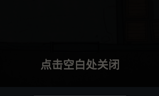
#> input picture skills/auto-play/games/tower/images/dismiss-reward--tune-01-20260523T183340-0700-tower.png, 159 x 96 px
$ python audit_templates.py   (older library calls are emulated)
#> lines starting #> are read from the running program, lines starting #| are printed output that depends on the picture; after the words box and inside, x2 and y2 are one past the last pixel; in counts of white or black regions, pixels touching at a corner belong together
#!/usr/bin/env python3
from __future__ import annotations

import argparse
import math
import re
from dataclasses import dataclass
from pathlib import Path
from typing import Any

import cv2
import numpy as np
import yaml
from PIL import Image


@dataclass(frozen=True)
class TemplateInfo:
    path: Path
    label: str
    width: int
    height: int
    quality: float
    hash_bits: np.ndarray
    active_bbox: tuple[int, int, int, int]
    suspicious_reasons: tuple[str, ...]


@dataclass(frozen=True)
class DuplicateDecision:
    keep: TemplateInfo
    remove: TemplateInfo
    similarity: float
    reason: str


def skill_root() -> Path:
    return Path(__file__).resolve().parents[1]


def games_root() -> Path:
    return skill_root() / 'games'


def slugify(value: str) -> str:
    slug = re.sub(r'[^a-z0-9]+', '-', value.strip().lower()).strip('-')
    return slug or 'default-game'


def images_dir_for(game: str) -> Path:
    return games_root() / slugify(game) / 'images'


def template_label(path: Path) -> str:
    return path.stem.split('--', 1)[0]


def active_pixels(image: Image.Image) -> np.ndarray:
    pixels = np.asarray(image.convert('RGB'), dtype=np.float32)
    red = pixels[..., 0]
    green = pixels[..., 1]
    blue = pixels[..., 2]
    gray = 0.299 * red + 0.587 * green + 0.114 * blue
    chroma = np.maximum(np.maximum(red, green), blue) - np.minimum(
        np.minimum(red, green),
        blue,
    )
    return (gray >= 42.0) | (chroma >= 24.0)


def active_bbox(mask: np.ndarray) -> tuple[int, int, int, int]:
    ys, xs = np.where(mask)
    if len(xs) == 0 or len(ys) == 0:
        height, width = mask.shape
        return 0, 0, width, height
    return int(xs.min()), int(ys.min()), int(xs.max() + 1), int(ys.max() + 1)


def content_image(image: Image.Image) -> Image.Image:
    mask = active_pixels(image)
    left, top, right, bottom = active_bbox(mask)
    if right - left < 4 or bottom - top < 4:
        return image.convert('RGB')
    return image.crop((left, top, right, bottom)).convert('RGB')


def square_thumbnail(image: Image.Image, size: int = 96) -> np.ndarray:
    content = content_image(image)
    content.thumbnail((size, size), Image.Resampling.LANCZOS)
    canvas = Image.new('L', (size, size), color=0)
    left = (size - content.width) // 2
    top = (size - content.height) // 2
    canvas.paste(content.convert('L'), (left, top))
    return np.asarray(canvas, dtype=np.float32)


def average_hash(image: Image.Image, size: int = 16) -> np.ndarray:
    sample = (
        content_image(image).convert('L').resize((size, size), Image.Resampling.LANCZOS)
    )
    pixels = np.asarray(sample, dtype=np.float32)
    return pixels > float(pixels.mean())


def hash_similarity(left: np.ndarray, right: np.ndarray) -> float:
    if left.shape != right.shape:
        return 0.0
    return 1.0 - float(np.mean(left != right))


def pixel_similarity(left: Image.Image, right: Image.Image) -> float:
    left_pixels = square_thumbnail(left)
    right_pixels = square_thumbnail(right)
    delta = float(np.mean(np.abs(left_pixels - right_pixels)) / 255.0)
    return max(0.0, min(1.0, 1.0 - delta))


def template_similarity(left: TemplateInfo, right: TemplateInfo) -> float:
    left_image = Image.open(left.path).convert('RGB')
    right_image = Image.open(right.path).convert('RGB')
    return (0.65 * pixel_similarity(left_image, right_image)) + (
        0.35 * hash_similarity(left.hash_bits, right.hash_bits)
    )


def prominent_row_gaps(mask: np.ndarray) -> int:
    if mask.size == 0:
        return 0
    row_active = mask.mean(axis=1)
    threshold = max(0.04, float(row_active.max()) * 0.12)
    active = row_active >= threshold
    gaps = []
    start = None
    for index, value in enumerate(active):
        if not value and start is None:
            start = index
        elif value and start is not None:
            gaps.append((start, index))
            start = None
    if start is not None:
        gaps.append((start, len(active)))

    count = 0
    for start, end in gaps:
        if end - start < 8:
            continue
        if active[:start].sum() >= 18 and active[end:].sum() >= 18:
            count += 1
    return count


def quality_score(image: Image.Image, mask: np.ndarray) -> float:
    rgb = np.asarray(image.convert('RGB'), dtype=np.float32)
    gray = cv2.cvtColor(rgb.astype(np.uint8), cv2.COLOR_RGB2GRAY)
    contrast = min(1.0, float(gray.std()) / 72.0)
    sharpness = min(1.0, float(cv2.Laplacian(gray, cv2.CV_64F).var()) / 900.0)
    coverage = float(mask.mean())
    left, top, right, bottom = active_bbox(mask)
    active_area = max(1, (right - left) * (bottom - top))
    total_area = max(1, image.width * image.height)
    border_penalty = 1.0 - (active_area / total_area)
    oversize_penalty = max(0.0, (total_area - 18000.0) / 36000.0)
    tall_penalty = max(0.0, (image.height / max(1, image.width) - 1.45) / 1.2)
    gap_penalty = min(1.0, prominent_row_gaps(mask) * 0.25)
    return (
        (0.35 * contrast)
        + (0.35 * sharpness)
        + (0.2 * min(1.0, coverage * 2.0))
        + 0.1
        - (0.25 * border_penalty)
        - (0.2 * oversize_penalty)
        - (0.25 * tall_penalty)
        - (0.35 * gap_penalty)
    )


def suspicious_reasons(image: Image.Image, mask: np.ndarray) -> tuple[str, ...]:
    reasons = []
    aspect = image.height / max(1, image.width)
    gaps = prominent_row_gaps(mask)
    left, top, right, bottom = active_bbox(mask)
    active_area = max(1, (right - left) * (bottom - top))
    total_area = max(1, image.width * image.height)
    active_ratio = active_area / total_area
    if (
        image.height >= 145
        and aspect >= 1.45
        and (aspect >= 1.85 or gaps or active_ratio < 0.62)
    ):
        reasons.append(
            f'tall crop may include stacked UI (size {image.width}x{image.height})'
        )
    if gaps:
        reasons.append(f'{gaps} prominent horizontal inactive gap(s)')
    if total_area >= 4000 and active_ratio < 0.55:
        reasons.append('large inactive border or empty panel area')
    return tuple(reasons)


def inspect_template(path: Path) -> TemplateInfo:
    image = Image.open(path).convert('RGB')
    mask = active_pixels(image)
    return TemplateInfo(
        path=path,
        label=template_label(path),
        width=image.width,
        height=image.height,
        quality=quality_score(image, mask),
        hash_bits=average_hash(image),
        active_bbox=active_bbox(mask),
        suspicious_reasons=suspicious_reasons(image, mask),
    )


def group_by_label(templates: list[TemplateInfo]) -> dict[str, list[TemplateInfo]]:
    grouped: dict[str, list[TemplateInfo]] = {}
    for template in templates:
        grouped.setdefault(template.label, []).append(template)
    return grouped


def duplicate_decisions(
    templates: list[TemplateInfo],
    *,
    same_label_threshold: float,
    cross_label_threshold: float,
    dedupe_cross_label: bool,
) -> tuple[list[DuplicateDecision], list[DuplicateDecision]]:
    applied: list[DuplicateDecision] = []
    review_only: list[DuplicateDecision] = []

    for label, group in group_by_label(templates).items():
        if len(group) < 2:
            continue
        sorted_group = sorted(group, key=lambda item: item.quality, reverse=True)
        keep = sorted_group[0]
        for candidate in sorted_group[1:]:
            similarity = template_similarity(keep, candidate)
            if similarity >= same_label_threshold:
                applied.append(
                    DuplicateDecision(
                        keep=keep,
                        remove=candidate,
                        similarity=similarity,
                        reason=f'same label `{label}`',
                    )
                )

    for index, left in enumerate(templates):
        for right in templates[index + 1 :]:
            if left.label == right.label:
                continue
            similarity = template_similarity(left, right)
            if similarity < cross_label_threshold:
                continue
            keep, remove = sorted(
                (left, right), key=lambda item: item.quality, reverse=True
            )
            decision = DuplicateDecision(
                keep=keep,
                remove=remove,
                similarity=similarity,
                reason='cross-label visual match',
            )
            if dedupe_cross_label:
                applied.append(decision)
            else:
                review_only.append(decision)

    deduped: dict[Path, DuplicateDecision] = {}
    for decision in applied:
        existing = deduped.get(decision.remove.path)
        if existing is None or decision.keep.quality > existing.keep.quality:
            deduped[decision.remove.path] = decision
    return list(deduped.values()), review_only


def resolve_template_path(value: str, images_dir: Path) -> Path:
    path = Path(value)
    if path.is_absolute():
        return path
    if path.parts and path.parts[0] == 'games':
        return skill_root() / path
    return images_dir / path


def normalized_bbox_from_item(
    item: dict[str, Any],
) -> tuple[float, float, float, float]:
    bbox = item.get('template_bbox') or item.get('crop_bbox') or item.get('bbox')
    if not isinstance(bbox, dict):
        raise ValueError('crop item must include bbox/template_bbox/crop_bbox mapping')
    x1 = float(bbox['x1'])
    y1 = float(bbox['y1'])
    x2 = float(bbox['x2'])
    y2 = float(bbox['y2'])
    x1, x2 = sorted((max(0.0, min(1.0, x1)), max(0.0, min(1.0, x2))))
    y1, y2 = sorted((max(0.0, min(1.0, y1)), max(0.0, min(1.0, y2))))
    if x2 - x1 < 0.01 or y2 - y1 < 0.01:
        raise ValueError('crop bbox is too small')
    return x1, y1, x2, y2


def apply_llm_crops(
    llm_crops_path: Path | None,
    *,
    images_dir: Path,
    apply: bool,
) -> list[str]:
    if llm_crops_path is None:
        return []
    payload = yaml.safe_load(llm_crops_path.read_text()) or {}
    crop_items = payload.get('crops') or payload.get('images') or []
    applied = []
    for item in crop_items:
        path_value = item.get('path') or item.get('image') or item.get('file')
        if not path_value:
            continue
        path = resolve_template_path(str(path_value), images_dir)
        bbox = normalized_bbox_from_item(item)
        image = Image.open(path).convert('RGB')
        left = int(bbox[0] * image.width)
        top = int(bbox[1] * image.height)
        right = int(math.ceil(bbox[2] * image.width))
        bottom = int(math.ceil(bbox[3] * image.height))
        applied.append(f'{path}: crop ({left}, {top}, {right}, {bottom})')
        if apply:
            image.crop((left, top, right, bottom)).save(path)
    return applied


def llm_crop_request(template: TemplateInfo) -> dict[str, Any]:
    return {
        'path': str(template.path),
        'width': template.width,
        'height': template.height,
        'reasons': list(template.suspicious_reasons),
        'prompt': (
            'Inspect this template PNG and return YAML with one normalized '
            'template_bbox that contains exactly one clickable button/card/icon. '
            'Exclude neighboring cards, adjacent buttons, unrelated labels, '
            'empty panel area, and duplicated UI. Return: '
            f'crops: [{{path: "{template.path}", template_bbox: '
            '{x1: 0.0, y1: 0.0, x2: 1.0, y2: 1.0}, reason: "..."}]}'
        ),
    }


def render_report(
    *,
    templates: list[TemplateInfo],
    duplicate_removals: list[DuplicateDecision],
    review_duplicates: list[DuplicateDecision],
    llm_crop_actions: list[str],
) -> str:
    suspicious = [template for template in templates if template.suspicious_reasons]
    lines = [
        '# Template Audit',
        '',
        f'- Templates inspected: {len(templates)}',
        f'- Duplicate removals: {len(duplicate_removals)}',
        f'- Cross-label duplicate candidates for review: {len(review_duplicates)}',
        f'- Suspect crops needing LLM bbox review: {len(suspicious)}',
        f'- LLM crop actions: {len(llm_crop_actions)}',
        '',
        '## Duplicate Removals',
    ]
    if duplicate_removals:
        for decision in duplicate_removals:
            lines.append(
                '- Remove '
                f'`{decision.remove.path.name}` '
                f'(quality {decision.remove.quality:.3f}) keeping '
                f'`{decision.keep.path.name}` '
                f'(quality {decision.keep.quality:.3f}); '
                f'similarity {decision.similarity:.3f}; {decision.reason}.'
            )
    else:
        lines.append('- None.')

    lines.extend(['', '## Review Duplicates'])
    if review_duplicates:
        for decision in review_duplicates:
            lines.append(
                '- Possible duplicate '
                f'`{decision.remove.path.name}` vs `{decision.keep.path.name}`; '
                f'similarity {decision.similarity:.3f}.'
            )
    else:
        lines.append('- None.')

    lines.extend(['', '## Suspect Crops'])
    if suspicious:
        for template in suspicious:
            reasons = '; '.join(template.suspicious_reasons)
            lines.append(
                f'- `{template.path.name}` ({template.width}x{template.height}, '
                f'quality {template.quality:.3f}): {reasons}'
            )
    else:
        lines.append('- None.')

    lines.extend(['', '## LLM Crop Actions'])
    if llm_crop_actions:
        lines.extend(f'- {action}' for action in llm_crop_actions)
    else:
        lines.append('- None.')

    lines.extend(['', '## LLM Crop Requests', '```yaml'])
    lines.append(
        yaml.safe_dump(
            {'crops': [llm_crop_request(template) for template in suspicious]},
            sort_keys=False,
            allow_unicode=True,
        ).strip()
    )
    lines.append('```')
    return '\n'.join(lines) + '\n'


def parse_args() -> argparse.Namespace:
    parser = argparse.ArgumentParser(
        description='Audit per-game template images and dedupe similar crops.'
    )
    parser.add_argument('--game', default='tower')
    parser.add_argument('--images-dir', type=Path)
    parser.add_argument(
        '--report',
        type=Path,
        help='Markdown report path. Defaults to games/<game>/template_audit.md.',
    )
    parser.add_argument('--apply', action='store_true')
    parser.add_argument('--llm-crops', type=Path)
    parser.add_argument('--dedupe-cross-label', action='store_true')
    parser.add_argument('--same-label-threshold', type=float, default=0.88)
    parser.add_argument('--cross-label-threshold', type=float, default=0.965)
    return parser.parse_args()


def main() -> int:
    args = parse_args()
    images_dir = args.images_dir or images_dir_for(args.game)
    report_path = args.report or (images_dir.parent / 'template_audit.md')

    llm_crop_actions = apply_llm_crops(
        args.llm_crops,
        images_dir=images_dir,
        apply=args.apply,
    )
    templates = [
        inspect_template(path)
        for path in sorted(images_dir.glob('*.png'))
        if path.is_file()
    ]
#> in inspect_template, image is the input picture: PIL image 159x96 RGB; mean R, G, B 7, 7.4, 7.6
#> in active_pixels, `chroma = np.maximum(np.maximum(red, green), blue) - np.minimum( np.min..`:
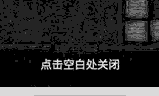
#> chroma: shape (96, 159) float32; min 0, max 7, mean 1.21; drawn with min black and max white
#> in active_pixels, `return (gray >= 42.0) | (chroma >= 24.0)`:
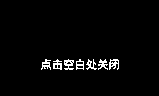
#> returned value: shape (96, 159) bool; 2.7% white in thin lines or dots, all inside (x1, y1, x2, y2) = (41, 59, 119, 70)
#> in quality_score, `contrast = min(1.0, float(gray.std()) / 72.0)`: contrast = 0.151
#> in quality_score, `sharpness = min(1.0, float(cv2.Laplacian(gray, cv2.CV_64F).var()) / 90..`: sharpness = 0.396
#> in quality_score, `coverage = float(mask.mean())`: coverage = 0.0267
#> in active_bbox, `ys, xs = np.where(mask)`: ys = 407 values from 59 to 69; xs = 407 values, max 118 at index 52, min 41 at index 333, mean 80
#> in quality_score, `left, top, right, bottom = active_bbox(mask)`: left = 41; top = 59; right = 119; bottom = 70
#> in quality_score, `active_area = max(1, (right - left) * (bottom - top))`: active_area = 858
#> in quality_score, `border_penalty = 1.0 - (active_area / total_area)`: border_penalty = 0.944
#> in prominent_row_gaps, `row_active = mask.mean(axis=1)`: row_active = 96 values, max 0.34 at index 68, min 0 at index 0, mean 0.0267
#> in prominent_row_gaps, `threshold = max(0.04, float(row_active.max()) * 0.12)`: threshold = 0.0408
#> the loop in prominent_row_gaps, `for index, value in enumerate(active):` made 96 passes
#> (value, start) on pass 1: (False, 0)
#> start on pass 71: 70
#> after the loop in prominent_row_gaps, `for index, value in enumerate(active):`: gaps = [(0, 59)]; start = 70
#> the loop in prominent_row_gaps, `for start, end in gaps:` made 2 passes
#> (start, end) on passes 1 to 2: (0, 59), (70, 96)
#> after the loop in prominent_row_gaps, `for start, end in gaps:`: count = 0
#> in content_image, `left, top, right, bottom = active_bbox(mask)`: left = 41; top = 59; right = 119; bottom = 70
#> in suspicious_reasons, `reasons = []`: reasons = []
#> the loop in prominent_row_gaps (call 2), `for index, value in enumerate(active):` made 96 passes
#> the loop in prominent_row_gaps (call 2), `for start, end in gaps:` made 2 passes
#> in suspicious_reasons, `gaps = prominent_row_gaps(mask)`: gaps = 0
#> in suspicious_reasons, `left, top, right, bottom = active_bbox(mask)`: left = 41; top = 59; right = 119; bottom = 70
#> in suspicious_reasons, `active_area = max(1, (right - left) * (bottom - top))`: active_area = 858
#> in suspicious_reasons, `active_ratio = active_area / total_area`: active_ratio = 0.0562
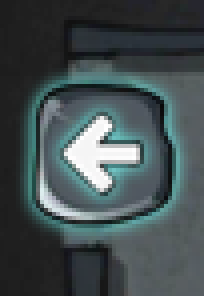
#> input picture skills/auto-play/games/tower/images/move-left--20260523T211620-0700-tower.png, 51 x 74 px (shown 4 times larger)
#> in inspect_template, image is the input picture: PIL image 51x74 RGB; mean R, G, B 67.4, 78.9, 80.8
#> in active_pixels (call 3), `return (gray >= 42.0) | (chroma >= 24.0)`:
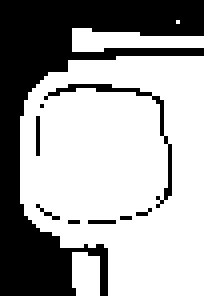
#> returned value: shape (74, 51) bool (shown 4 times larger); 64.8% white; 9 black regions (7 under 20 px), largest, box (x1, y1, x2, y2) and area: (0, 0, 51, 74) 1227, (11, 21, 43, 52) 68
#> call 2 of average_hash, with size = 16
#> in average_hash (call 2), `sample = ( content_image(image).convert('L').resize((size, size), Imag..`:
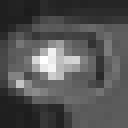
#> sample: PIL image 16x16 L (shown 8 times larger); min 28, max 255, mean 84
#> templates = 2 items
    duplicate_removals, review_duplicates = duplicate_decisions(
        templates,
        same_label_threshold=args.same_label_threshold,
        cross_label_threshold=args.cross_label_threshold,
        dedupe_cross_label=args.dedupe_cross_label,
    )
#> the loop in group_by_label, `for template in templates:` made 2 passes
#> in square_thumbnail, `canvas = Image.new('L', (size, size), color=0)`: canvas: PIL image 96x96 L; every value is 0
#> in square_thumbnail, `return np.asarray(canvas, dtype=np.float32)`:
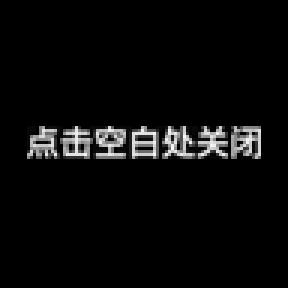
#> returned value: shape (96, 96) float32 (shown 3 times larger); min 0, max 91, mean 3.5; drawn with min black and max white
#> call 2 of square_thumbnail, with size = 96
#> in square_thumbnail (call 2), `canvas.paste(content.convert('L'), (left, top))`:
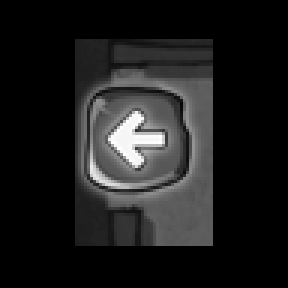
#> canvas: PIL image 96x96 L (shown 3 times larger); min 0, max 255, mean 28.9
#> in pixel_similarity, `delta = float(np.mean(np.abs(left_pixels - right_pixels)) / 255.0)`: delta = 0.112
#> in duplicate_decisions, `similarity = template_similarity(left, right)`: similarity = 0.765
#> duplicate_removals = []; review_duplicates = []

    report = render_report(
        templates=templates,
        duplicate_removals=duplicate_removals,
        review_duplicates=review_duplicates,
        llm_crop_actions=llm_crop_actions,
    )
#> in render_report, `suspicious = [template for template in templates if template.suspiciou..`: suspicious = 1 item
#> the loop in render_report, `for template in suspicious:` made 1 pass
#> after the loop in render_report, `for template in suspicious:`: lines = 16 items
    report_path.parent.mkdir(parents=True, exist_ok=True)
    report_path.write_text(report)

    if args.apply:
        for decision in duplicate_removals:
            if decision.remove.path.exists():
                decision.remove.path.unlink()

    print(report)
#> (printed output is left out)
    return 0


if __name__ == '__main__':
    raise SystemExit(main())
#> (the program exits here)
